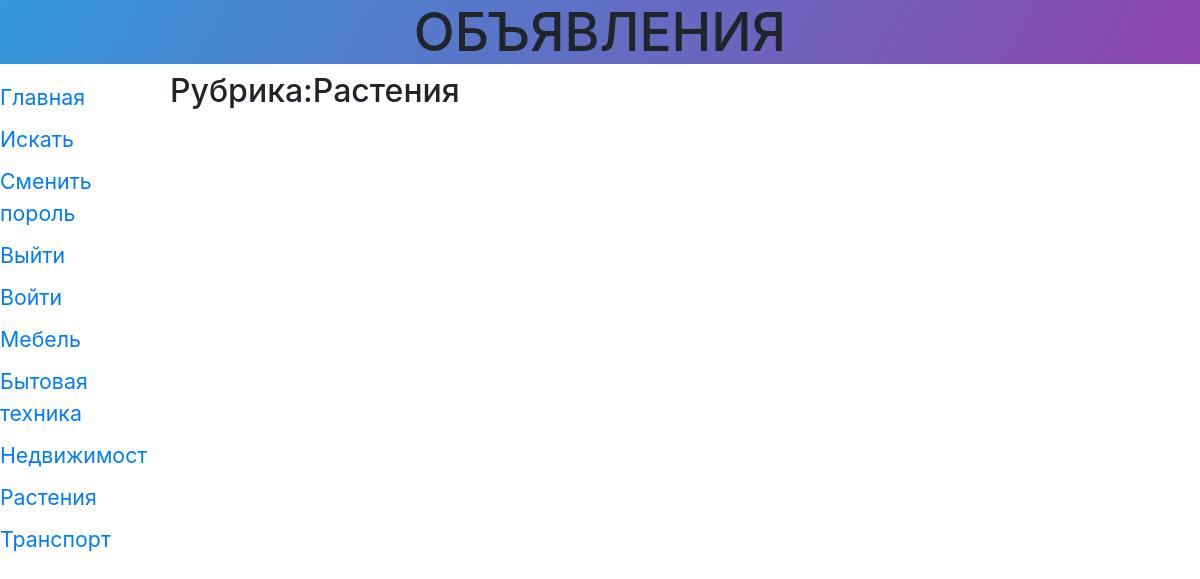
Page /storys/7/ on the earlier database version.
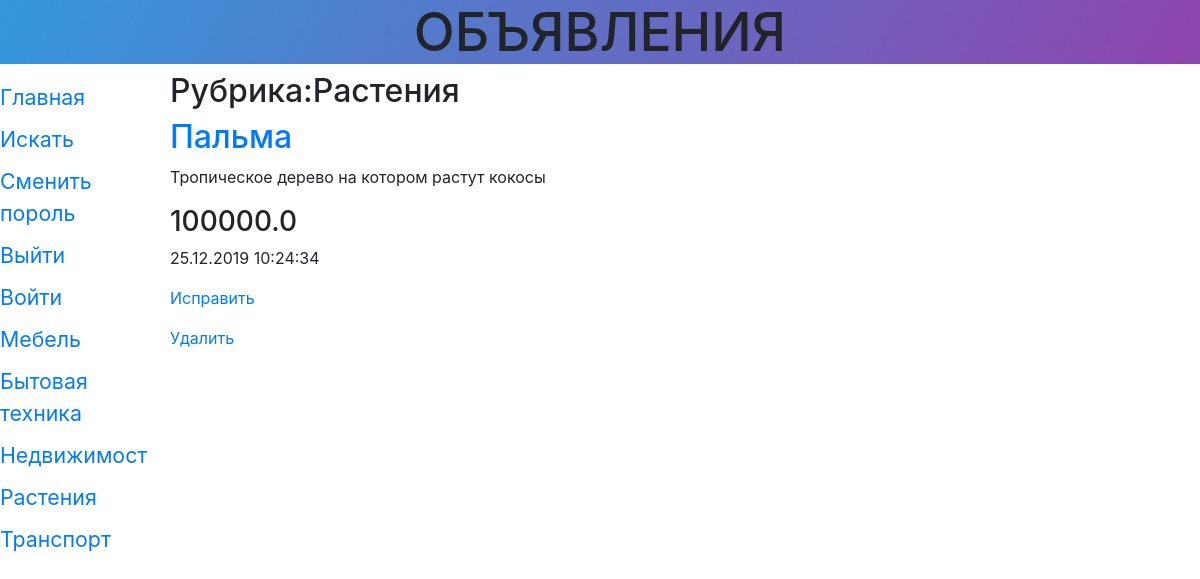
Same page on the later database version.
### storys/models.py (models this page shows, shortened)
class Rubric(models.Model):
	name = models.CharField(max_length=20, db_index=True, verbose_name = 'Название')
	order = models.SmallIntegerField(default = 0, db_index=True)
	class Meta():
		verbose_name_plural = 'Рубрики'
		verbose_name = 'Рубрика'
		ordering = ['order','name']

class Story(models.Model):
	title = models.CharField(max_length=50, verbose_name='Товар')
	content = models.TextField(null = True, blank=True, verbose_name='Описание')
	price = models.FloatField(null = True, blank=True, verbose_name='Цена')
	published = models.DateTimeField(auto_now_add=True, db_index=True, verbose_name='Опубликовано')
	rubric = models.ForeignKey('Rubric', null=True, on_delete = models.PROTECT,verbose_name = 'Рубрика',
		related_name='entries', related_query_name='entry')
	class Meta():
		verbose_name_plural = 'Объявления'
		verbose_name = 'Объявление'
		ordering = ['-published']

### storys/views.py (the view)
# urls.py: path('<int:rubric_id>/', StoryByRubricView.as_view(), name = 'by_rubric'),
class StoryByRubricView(ListView):
	template_name='storys/by_rubric.html'
	context_object_name='bbs'
	def get_queryset(self):
		return Story.objects.filter(rubric=self.kwargs['rubric_id'])
	def get_context_data(self, *args, **kwargs):
		context=super().get_context_data(*args,**kwargs)
		context['rubrics']=Rubric.objects.all()
		context['current_rubric'] = Rubric.objects.get(pk=self.kwargs['rubric_id'])
		return context

### storys/templates/storys/by_rubric.html (shortened to what this page needs)
{% extends 'layout/basic.html'%}
{%block content%}
<h2>Рубрика:{{current_rubric.name}}</h2>
{% for bb in bbs%}
<div>
	<h2><a href="{% url 'detail' pk=bb.pk%}">{{bb.title}}</a></h2>
	<p>{{bb.content}}</p>
	<h3>{{bb.price}}</h3>
	<p>{{bb.published|date:"d.m.Y H:i:s"}}</p>
	<p><a href="{% url 'edit' pk=bb.pk %}">Исправить</a></p>
	<p><a href="{% url 'delete' pk=bb.pk %}">Удалить</a></p>
</div>
{%endfor%}
{%endblock%}

### storys/templates/layout/basic.html (shortened to what this page needs)
{%load static%}
<!DOCTYPE html>
<html lang="ru-RU">
<head>
	<link rel="stylesheet" href="https://stackpath.bootstrapcdn.com/bootstrap/4.3.1/css/bootstrap.min.css">
	<link rel="stylesheet" type="text/css" href="{% static 'storys/style.css'%}">
</head>
<body>
	<header>
		<h1>Объявления</h1>
	</header>
	<nav>
		<a href="{% url 'index'%}">Главная</a>
		<a href="{% url 'search'%}">Искать</a>
		<a href="{% url 'password_change'%}">Сменить пороль</a>
		<a href="{% url 'logout'%}">Выйти</a>
		{% if user.is_authenticated %}
		{%else%}
		<a href="{% url 'login'%}">Войти</a>
		{%endif%}
		{% for rubric in rubrics%}
		<a href="{% url 'by_rubric' rubric.pk %}">
		{{rubric.name}}</a>
		{%endfor%}
	</nav>
	<section>
		{%block content%}
		{%endblock%}
	</section>
</body>
</html>

Differences in the rows shown:
added Story: title "Пальма", content "Тропическое дерево на котором растут кокосы", price "100000.0", published "25.12.2019 10:24:34"
